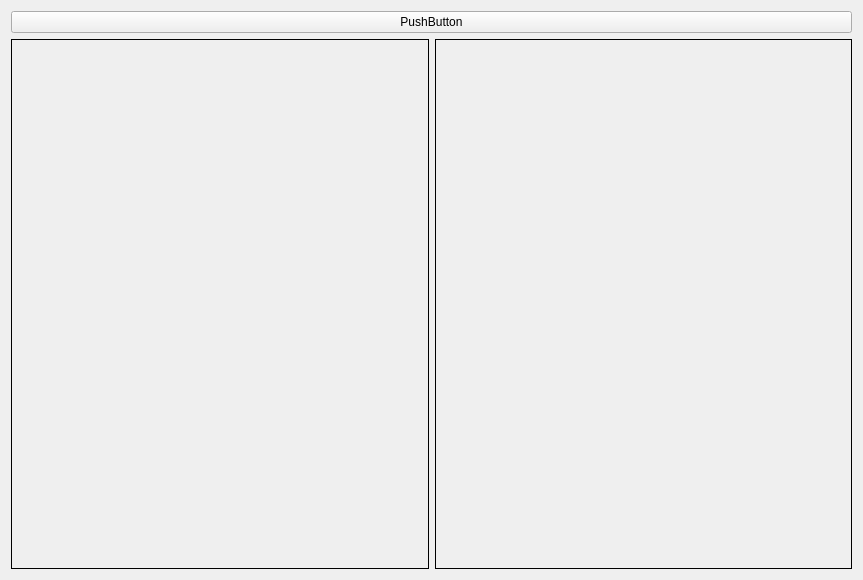
<?xml version="1.0" encoding="UTF-8"?>
<ui version="4.0">
 <class>Form</class>
 <widget class="QWidget" name="Form">
  <property name="geometry">
   <rect>
    <x>0</x>
    <y>0</y>
    <width>863</width>
    <height>580</height>
   </rect>
  </property>
  <property name="windowTitle">
   <string>Form</string>
  </property>
  <layout class="QVBoxLayout" name="verticalLayout">
   <item>
    <widget class="QPushButton" name="pushButton">
     <property name="text">
      <string>PushButton</string>
     </property>
    </widget>
   </item>
   <item>
    <layout class="QHBoxLayout" name="horizontalLayout">
     <item>
      <widget class="QLabel" name="label">
       <property name="frameShape">
        <enum>QFrame::Box</enum>
       </property>
       <property name="text">
        <string/>
       </property>
      </widget>
     </item>
     <item>
      <widget class="QLabel" name="label_2">
       <property name="frameShape">
        <enum>QFrame::Box</enum>
       </property>
       <property name="text">
        <string/>
       </property>
      </widget>
     </item>
    </layout>
   </item>
  </layout>
 </widget>
 <resources/>
 <connections/>
</ui>
